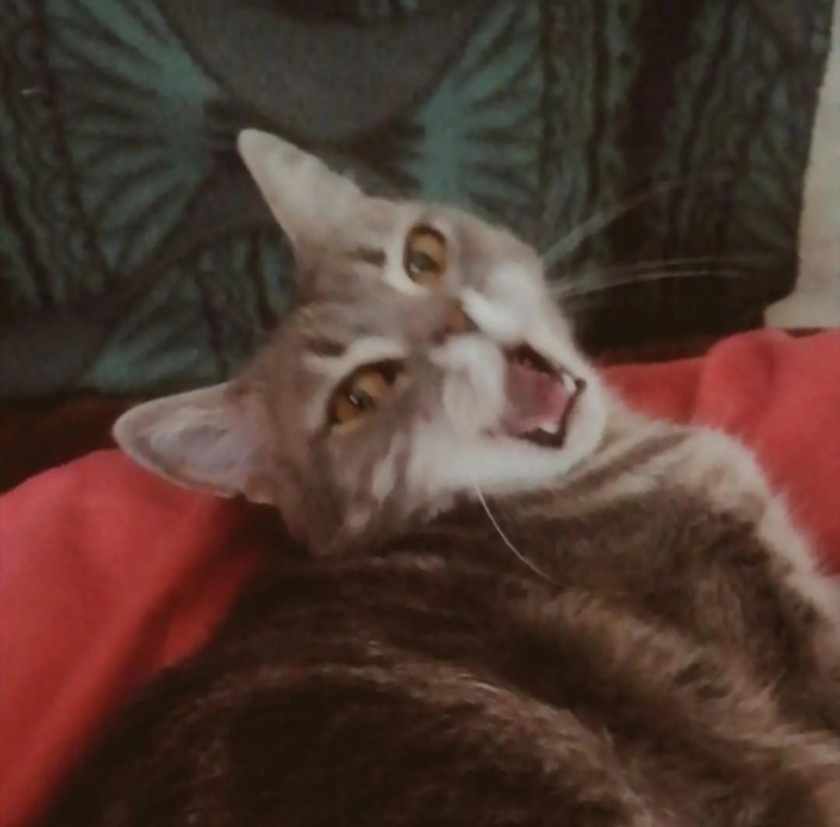
#> input picture Src/pic2.jpg, 840 x 827 px, shrunk from 1080 x 1063 before the run
$ python Task3.py
#> lines starting #> are read from the running program, lines starting #| are printed output that depends on the picture
#> further down, PIC_1 is the input picture: PIL image 840x827 RGB; mean R, G, B 80.5, 57.6, 48.9
# Сурков Д. А. 8В01
# Летняя практика. Вариант 20

import matplotlib.pyplot as plt
from PIL import Image, ImageDraw, ImageOps


pic = plt.figure()

# 10

def task10(image):
    width, height = image.size
#> width = 840; height = 827
    img = image.load()

    block = width / 4
#> block = 210
    for y in range(height):
        for x in range(width):
            red = img[x, y][0]
            green = img[x, y][1]
            blue = img[x, y][2]

            gs = int(0.2125*red+0.7154*green+0.0721*blue)

            if x <= block:
                image.putpixel((x, y), (red, 0, 0))

            elif x >= block and x < block * 2:
                image.putpixel((x, y), (0, green, 0))

            elif x >= block * 2 and x < block * 3:
                image.putpixel((x, y), (0, 0, blue))

            else:
                image.putpixel((x, y), (gs, gs, gs))
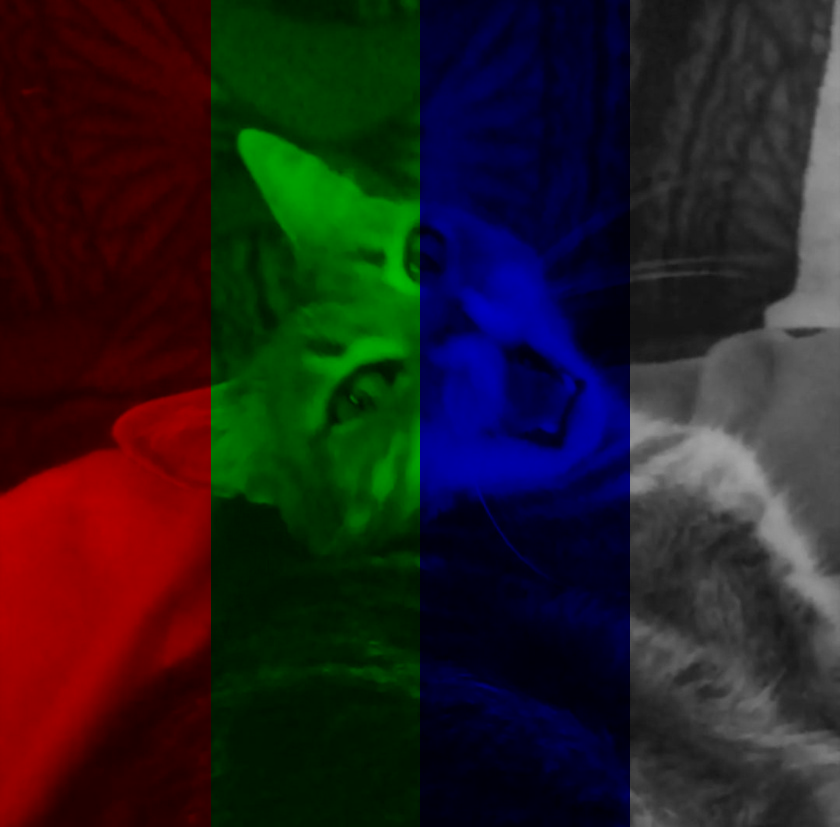
#> image: PIL image 840x827 RGB; mean R, G, B 36.3, 29.9, 30.5
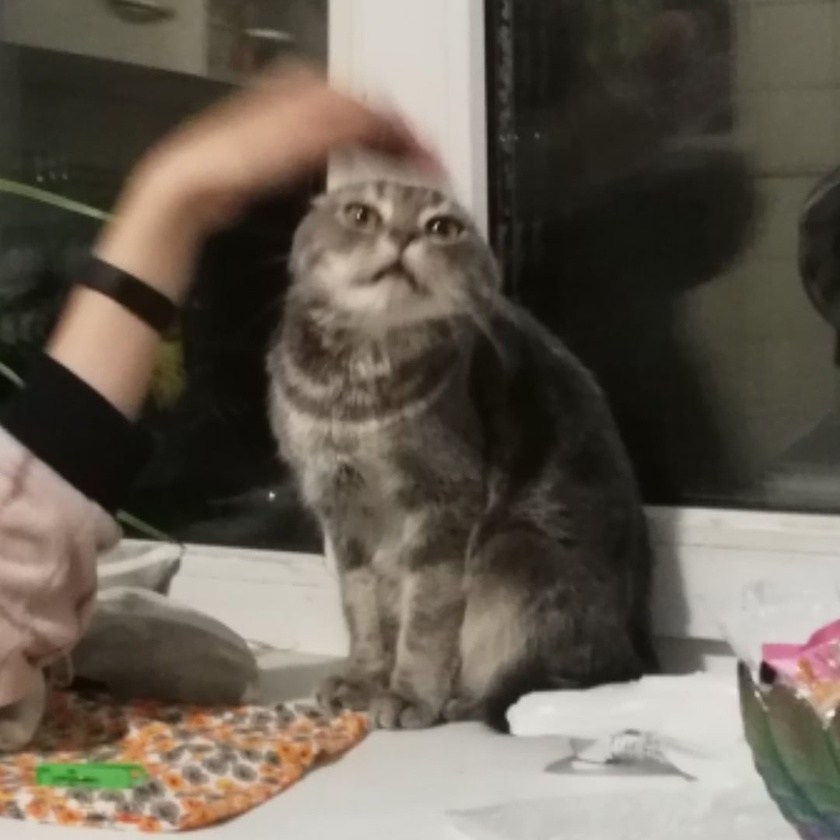
#> input picture Src/pic3.jpg, 840 x 840 px, shrunk from 1080 x 1080 before the run
#> further down, PIC_2 is the input picture: PIL image 840x840 RGB; mean R, G, B 102.3, 94.2, 82.8

    return image


# 11

def task11(image):
    width, height = image.size
#> width = 840; height = 840
    img = image.load()

    for y in range(height):
        for x in range(width):
            red = img[x, y][0]
            green = img[x, y][1]

            image.putpixel((x, y), (red, green, red))
#> image: PIL image 840x840 RGB
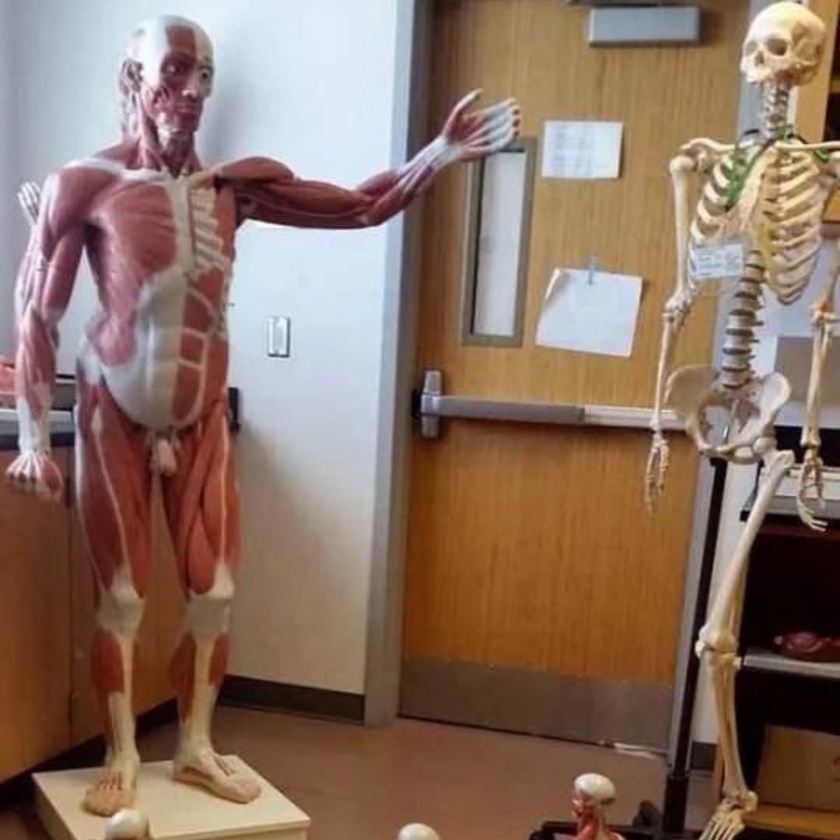
#> input picture Src/pic4.jpg, 840 x 840 px, shrunk from 1080 x 1080 before the run
#> further down, PIC_3 is the input picture: PIL image 840x840 RGB; mean R, G, B 138, 113.6, 99.1

    return image


# 12

def task12(image):
    width, height = image.size
#> width = 840; height = 840
    img = image.load()

    for y in range(height):
        for x in range(width):
            red = img[x, y][0]
            green = img[x, y][1]
            blue = img[x, y][2]
            gs = int(0.2125*red+0.7154*green+0.0721*blue)

            image.putpixel((x, y), (gs, gs, gs))
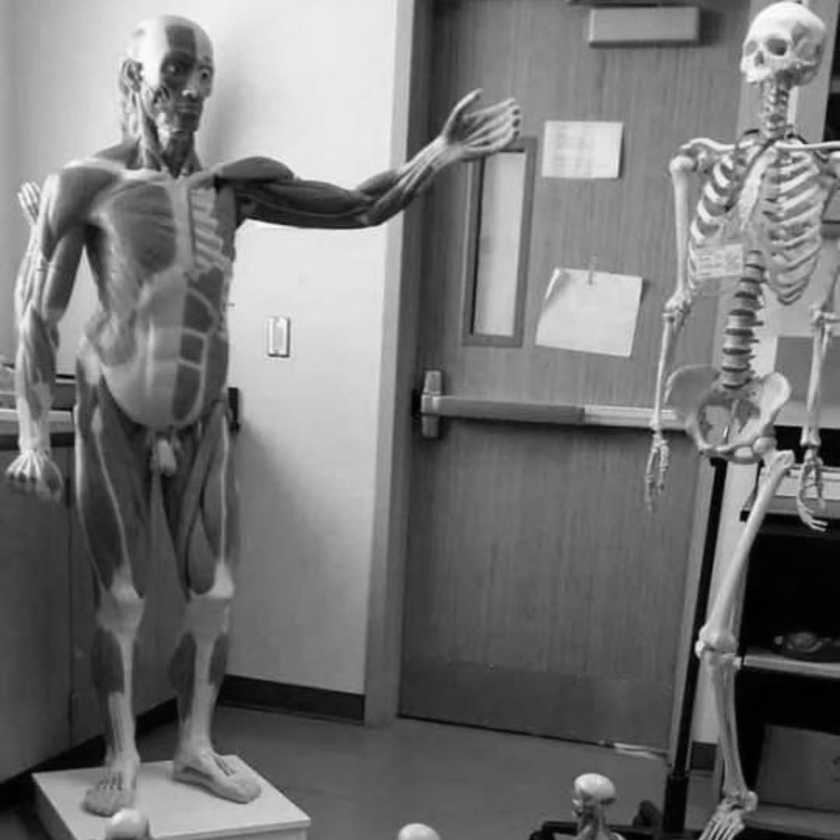
#> image: PIL image 840x840 RGB; min 0, max 253, mean 117.2

    return ImageOps.invert(image)
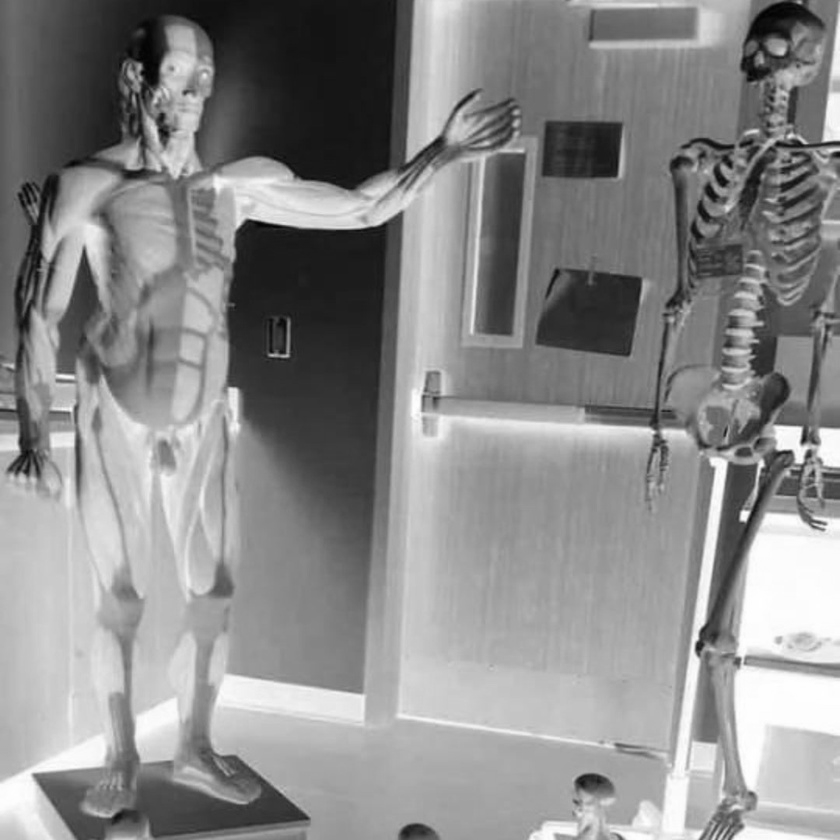
#> returned value: PIL image 840x840 RGB; min 2, max 255, mean 137.8
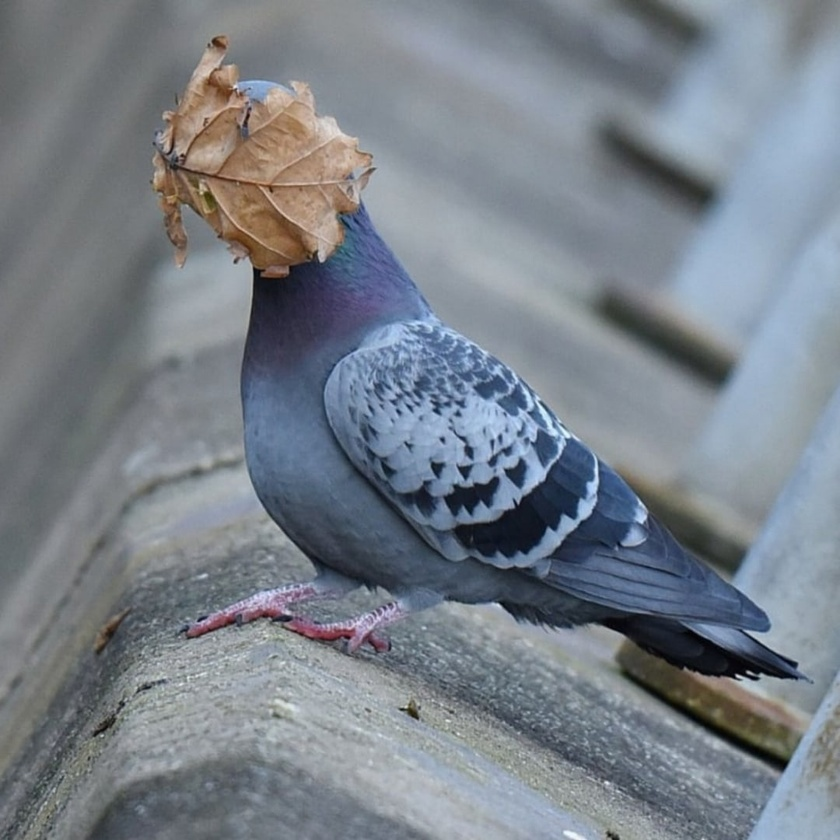
#> input picture Src/pic5.jpg, 840 x 840 px, shrunk from 1080 x 1080 before the run
#> further down, PIC_4 is the input picture: PIL image 840x840 RGB; mean R, G, B 121.1, 128.6, 137.4


# 13

def task13(image):
    width, height = image.size
#> width = 840; height = 840
    img = image.load()

    br = int(input('Сколько добавить?\n'))
#> the answer given: 3
    for y in range(height):
        for x in range(width):

            red = img[x, y][0] + br
            green = img[x, y][1] + br
            blue = img[x, y][2] + br

            image.putpixel((x, y), (red, green, blue))

    return image


# 10
PIC_1 = Image.open('pic2.jpg')

ax_1_1 = pic.add_subplot(2, 4, 1)
ax_1_1.imshow(PIC_1)

ax_1_2 = pic.add_subplot(2, 4, 2)
ax_1_2.imshow(task10(PIC_1))

# 11
PIC_2 = Image.open('pic3.jpg')

ax_2_1 = pic.add_subplot(2, 4, 3)
ax_2_1.imshow(PIC_2)

ax_2_2 = pic.add_subplot(2, 4, 4)
ax_2_2.imshow(task11(PIC_2))

# 12
PIC_3 = Image.open('pic4.jpg')

ax_3_1 = pic.add_subplot(2, 4, 5)
ax_3_1.imshow(PIC_3)

ax_3_2 = pic.add_subplot(2, 4, 6)
ax_3_2.imshow(task12(PIC_3))

# 13
PIC_4 = Image.open('pic5.jpg')

ax_4_1 = pic.add_subplot(2, 4, 7)
ax_4_1.imshow(PIC_4)

ax_4_2 = pic.add_subplot(2, 4, 8)
ax_4_2.imshow(task13(PIC_4))

plt.show()
